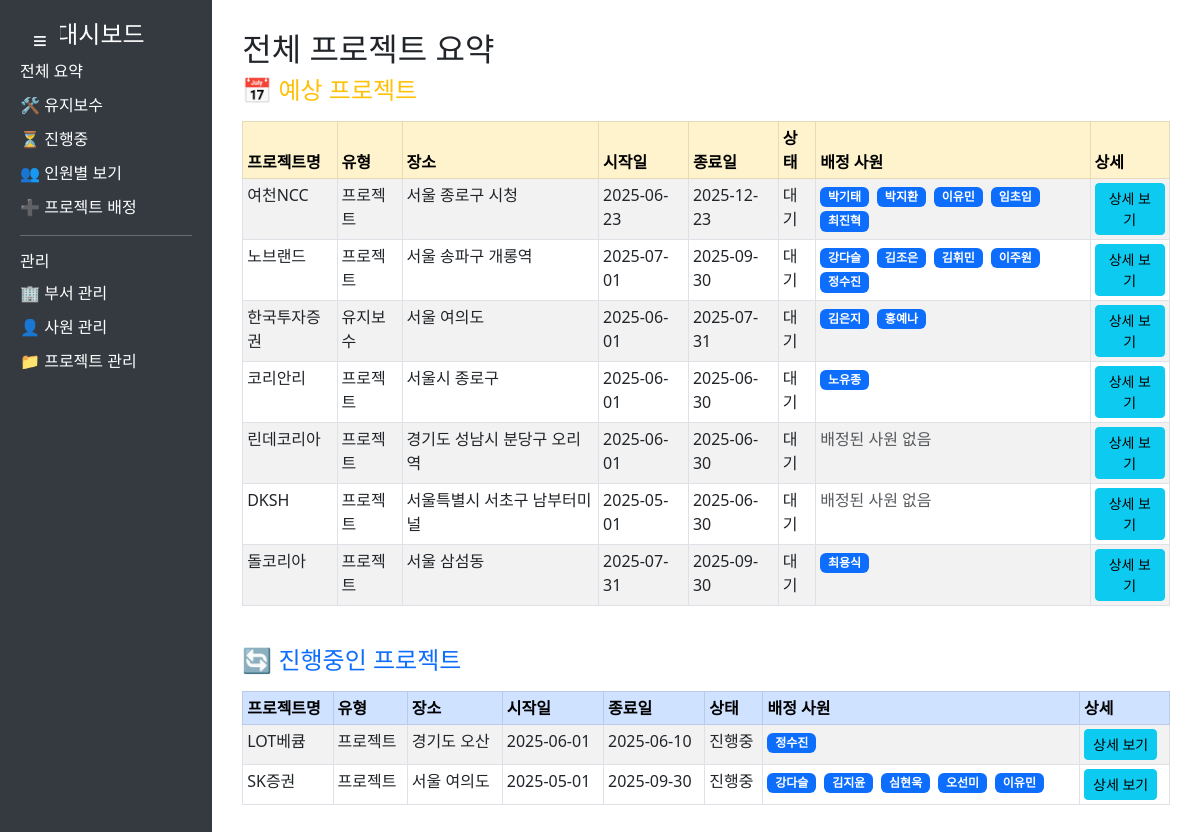
The page / on the database its author committed.
### tables this page shows
CREATE TABLE projects (
        project_id INTEGER PRIMARY KEY AUTOINCREMENT,
        name TEXT NOT NULL,
        type_id INTEGER,
        location TEXT,
        start_date TEXT,
        end_date TEXT,
        status TEXT DEFAULT '대기',
        FOREIGN KEY (type_id) REFERENCES project_type(type_id)
    );

CREATE TABLE project_type (
        type_id INTEGER PRIMARY KEY AUTOINCREMENT,
        type_name TEXT NOT NULL
    );

### dashboard/app.py (the view)
@app.route("/")
def home():
    try:
        data = get_all_summary()
        return render_template("dashboard.html", title="전체 프로젝트 요약", data=data)
    except Exception as e:
        flash(f"데이터를 불러오는 중 오류가 발생했습니다: {str(e)}", "danger")
        return render_template("dashboard.html", title="전체 프로젝트 요약", data=pd.DataFrame())

### dashboard/query.py (called while the page is built)
def get_connection():
    conn = sqlite3.connect(DB_PATH)
    conn.row_factory = sqlite3.Row  # 컬럼명을 딕셔너리 형태로 접근 가능하게 설정
    return conn

def get_all_summary():
    conn = get_connection()
    df = pd.read_sql_query("""
        SELECT
            p.project_id,
            p.name AS project_name,
            pt.type_name AS project_type,
            p.location AS site_name,
            p.start_date,
            p.end_date,
            p.status,
            GROUP_CONCAT(e.name) AS employees
        FROM projects p
        LEFT JOIN project_type pt ON p.type_id = pt.type_id
        LEFT JOIN assignment a ON p.project_id = a.project_id
        LEFT JOIN employees e ON a.employee_id = e.employee_id
        GROUP BY p.project_id, p.name, pt.type_name, p.location, p.start_date, p.end_date, p.status
        ORDER BY p.project_id
    """, conn)
    if not df.empty and 'employees' in df.columns:
        df['employees'] = df['employees'].apply(lambda x: ', '.join(sorted(x.split(', '))) if x else None)
    conn.close()
    return df

### dashboard/templates/dashboard.html (shortened to what this page needs)
<!DOCTYPE html>
<html>
<head>
    <link rel="stylesheet" href="https://cdn.jsdelivr.net/npm/bootstrap@5.3.0/dist/css/bootstrap.min.css">
</head>
<body>
    <button class="sidebar-toggle-btn" id="sidebarToggle">≡</button>
    <div class="sidebar" id="sidebar">
        <h4>📊 대시보드</h4>
        <a href="/">전체 요약</a>
        <a href="/maintenance">🛠 유지보수</a>
        <a href="/ongoing">⏳ 진행중</a>
        <a href="/assignment">👥 인원별 보기</a>
        <a href="/assignment/add">➕ 프로젝트 배정</a>
        <hr>
        <h6>관리</h6>
        <a href="/departments">🏢 부서 관리</a>
        <a href="/employees">👤 사원 관리</a>
        <a href="/projects">📁 프로젝트 관리</a>
    </div>
    <div class="content">
        <h2>{{ title }}</h2>
        {% if data.empty %}
        <p class="text-muted">데이터가 없습니다.</p>
        {% else %}
        {% if title == "전체 프로젝트 요약" %}
        {% set col_order = ['project_name', 'project_type', 'site_name', 'start_date', 'end_date', 'status',
        'employees'] %}
        {% set col_map = {
        'project_name': '프로젝트명',
        'project_type': '유형',
        'site_name': '장소',
        'start_date': '시작일',
        'end_date': '종료일',
        'status': '상태',
        'employees': '배정 사원'
        } %}
        <div class="mb-4">
            <h4 class="text-warning mb-3">📅 예상 프로젝트</h4>
            <div class="table-container">
                <table class="table table-bordered table-striped table-sm">
                    <thead class="table-warning">
                        <tr>
                            {% for col in col_order %}
                            <th>{{ col_map.get(col, col) }}</th>
                            {% endfor %}
                            <th>상세</th>
                        </tr>
                    </thead>
                    <tbody>
                        {% for row in data.values %}
                        {% if row[data.columns.get_loc('status')] == '예상' or row[data.columns.get_loc('status')] == '대기'
                        %}
                        <tr>
                            {% for col in col_order %}
                            <td>
                                {% set idx = data.columns.get_loc(col) %}
                                {% if col == 'employees' %}
                                {% if row[idx] %}
                                {% for employee in row[idx].split(',') %}
                                <span class="badge bg-primary me-1">{{ employee.strip() }}</span>
                                {% endfor %}
                                {% else %}
                                <span class="text-muted">배정된 사원 없음</span>
                                {% endif %}
                                {% else %}
                                {{ row[idx] if row[idx] is not none else '-' }}
                                {% endif %}
                            </td>
                            {% endfor %}
                            <td>
                                <a href="{{ url_for('assignment_detail', project_id=row[data.columns.get_loc('project_id')] ) }}"
                                    class="btn btn-sm btn-info">상세 보기</a>
                            </td>
                        </tr>
                        {% endif %}
                        {% endfor %}
                    </tbody>
                </table>
            </div>
        </div>
        <div class="mb-4">
            <h4 class="text-primary mb-3">🔄 진행중인 프로젝트</h4>
            <div class="table-container">
                <table class="table table-bordered table-striped table-sm">
                    <thead class="table-primary">
                        <tr>
                            {% for col in col_order %}
                            <th>{{ col_map.get(col, col) }}</th>
                            {% endfor %}
                            <th>상세</th>
                        </tr>
                    </thead>
                    <tbody>
                        {% for row in data.values %}
                        {% if row[data.columns.get_loc('status')] == '진행중' %}
                        <tr>
                            {% for col in col_order %}
                            <td>
                                {% set idx = data.columns.get_loc(col) %}
                                {% if col == 'employees' %}
                                {% if row[idx] %}
                                {% for employee in row[idx].split(',') %}
                                <span class="badge bg-primary me-1">{{ employee.strip() }}</span>
                                {% endfor %}
                                {% else %}
                                <span class="text-muted">배정된 사원 없음</span>
                                {% endif %}
                                {% else %}
                                {{ row[idx] if row[idx] is not none else '-' }}
                                {% endif %}
                            </td>
                            {% endfor %}
                            <td>
                                <a href="{{ url_for('assignment_detail', project_id=row[data.columns.get_loc('project_id')] ) }}"
                                    class="btn btn-sm btn-info">상세 보기</a>
                            </td>
                        </tr>
                        {% endif %}
                        {% endfor %}
                    </tbody>
                </table>
            </div>
        </div>
        {% endif %}
        {% endif %}
    </div>
</body>
</html>

### dashboard/templates/dashboard.html (style rules this page uses)
body { display: flex; }
.sidebar { width: 220px; background-color: #343a40; min-height: 100vh; padding: 20px; color: white; transition: width 0.3s; overflow-x: hidden; }
.sidebar-toggle-btn { position: fixed; top: 20px; left: 20px; z-index: 1001; background: #343a40; color: #fff; border: none; border-radius: 4px; width: 40px; height: 40px; font-size: 1.5rem; display: flex; align-items: center; justify-content: center; cursor: pointer; }
.content { flex-grow: 1; padding: 30px; transition: margin-left 0.3s; }
.sidebar a { color: #ffffff; text-decoration: none; display: block; margin: 10px 0; }
.table-container { overflow-x: auto; }

### rows shown on the page
projects: name "여천NCC" "서울 종로구 시청" "2025-06-23" "2025-12-23" "대기"
project_type: type_name "프로젝트"
projects: name "노브랜드" "서울 송파구 개롱역" "2025-07-01" "2025-09-30" "대기"
projects: name "한국투자증권" "서울 여의도" "2025-06-01" "2025-07-31" "대기"
project_type: type_name "유지보수"
projects: name "코리안리" "서울시 종로구" "2025-06-01" "2025-06-30" "대기"
projects: name "린데코리아" "경기도 성남시 분당구 오리역" "2025-06-01" "2025-06-30" "대기"
projects: name "DKSH" "서울특별시 서초구 남부터미널" "2025-05-01" "2025-06-30" "대기"
projects: name "돌코리아" "서울 삼섬동" "2025-07-31" "2025-09-30" "대기"
projects: name "LOT베큠" "경기도 오산" "2025-06-01" "2025-06-10" "진행중"
projects: name "SK증권" "서울 여의도" "2025-05-01" "2025-09-30" "진행중"

### other values the page prints
{{ title }} "전체 프로젝트 요약"
{{ col_map.get(col, col) }} "프로젝트명" "유형" "장소" "시작일" "종료일" "상태" "배정 사원"
{{ employee.strip() }} "박기태" "박지환" "이유민" "임초임" "최진혁" "강다슬" "김조은" "김휘민" "이주원" "정수진" "김은지" "홍예나" "노유종" "최용식"
{{ employee.strip() }} "정수진" "강다슬" "김지윤" "심현욱" "오선미" "이유민"
